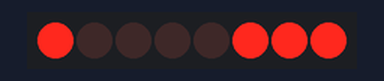
The sketch below on a simulated Arduino Uno R4 Minima. Parts: 8 shift-register outputs drawn as a row of LEDs (first output left, lit = HIGH). Wiring (inferred from the names in the program): shift register (74HC595): data D3; shift clock D4; latch D5. Wiring (inferred from the signals the program sends): row of LEDs: on Q0, Q1, Q2, Q3, Q4, Q5, Q6, Q7. What the sketch prints to the serial monitor is not drawn.

Above: at 0.12 s.
At 0.62 s:
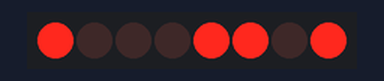
At 1.12 s:
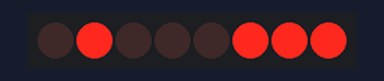
At 2.37 s:
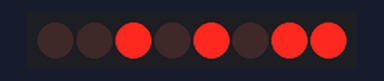
At 3.62 s:
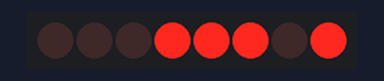
At 4.87 s:
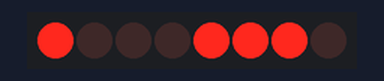
Timing chart, 0 to 5.2 s (numbered marks = the images above):
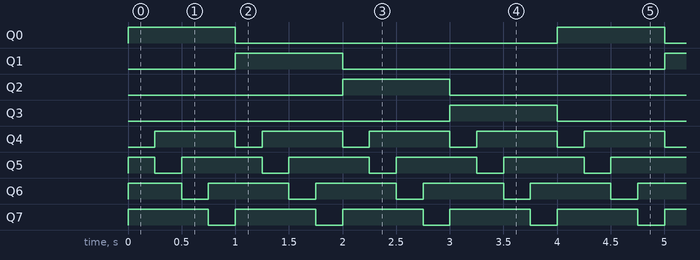

Measured:
- by itself, Q0–3: alternates HIGH for 1.0 s and LOW for 3.0 s
- by itself, Q4, Q7: alternates HIGH for 0.75 s and LOW for 0.25 s
- by itself, Q5, Q6: repeats every 1.0 s: LOW 0.25 s, HIGH 0.75 s

The sketch:

LED_multiplex_SAMD21.ino
```cpp
// 0, 1, 2 for Seeeduino / 5, 4, 3 for SAMD21 breakout
#define latchPin 5
#define clockPin 4
#define dataPin  3

// first 4 bits are rows, second 4 bits are columns, so r1, r2, r3, r4, c1, c2, c3, c4
//byte ledData[4] = {0b01001011, 0b00001111, 0b00001111, 0b00001111};

// LED states per row (4-bit nibbles, each representing on/off for respective LED in a row)
byte ledData[4] = {0b0000, 0b0000, 0b0000, 0b0000};


void setup() {
  SerialUSB.begin(9600);

  pinMode(latchPin, OUTPUT);
  pinMode(clockPin, OUTPUT);
  pinMode(dataPin, OUTPUT);

  SerialUSB.println("Looping...");
}

void loop() {

  // update row by row
  for(byte r = 0; r < 4; r ++)
  {
    /*
    as decimal numbers if we start at 8 and divide by 2 (so 8, 4, 2, 1),
    this is equivalent to 1000, 0100, 0010, 0001 which gives a stepping
    through effect on each row
    */
    byte h = 8;

    // count rows backwards because my schematic was reversed!
    byte row = (0b0001 << 4 + 3 - r);

    for(byte l = 0; l < 4; l ++) {

      // rows | colums
      byte data = row | (15 & ~h);

      // step through leds in row
      h = h / 2;

      digitalWrite(latchPin, LOW);
      shiftOut(dataPin, clockPin, LSBFIRST, data);
      digitalWrite(latchPin, HIGH);

      delay(250);
    }
  }
}
```
